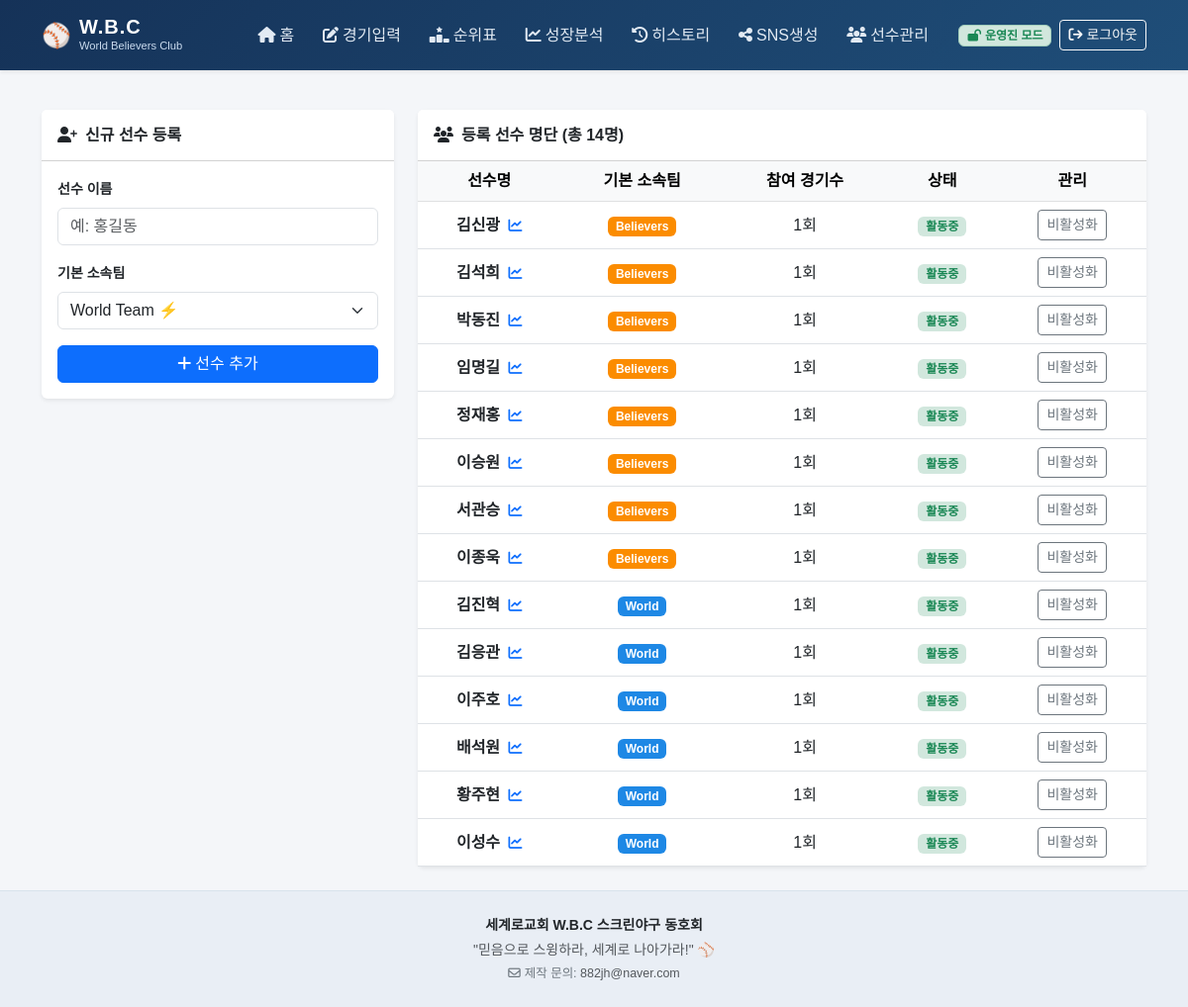
/players (signed in), run on the app's committed database.
### tables this page shows
CREATE TABLE players (
            id        INTEGER PRIMARY KEY AUTOINCREMENT,
            name      TEXT NOT NULL,
            team      TEXT NOT NULL,
            is_active INTEGER DEFAULT 1,
            created_at TEXT DEFAULT (datetime('now','localtime'))
        );

### app.py (the view)
@app.route('/players')
@admin_required
def players_page():
    conn = get_db()
    pl = conn.execute('''
        SELECT p.*,COUNT(DISTINCT br.game_id) gc
        FROM players p LEFT JOIN batting_records br ON br.player_id=p.id
        GROUP BY p.id ORDER BY p.team,p.id
    ''').fetchall()
    conn.close()
    return render_template('players.html', players=pl)

### app.py (called while the page is built)
def admin_required(f):
    @wraps(f)
    def decorated_function(*args, **kwargs):
        if not session.get('is_admin'):
            if request.is_json or request.path.startswith('/api/'):
                return jsonify({'ok': False, 'err': '운영진 권한이 필요합니다. 먼저 로그인해주세요.'}), 401
            flash('🔒 운영진 권한이 필요한 기능입니다. 비밀번호를 입력해주세요.', 'warning')
            return redirect(url_for('login_page', next=request.url))
        return f(*args, **kwargs)
    return decorated_function

@app.context_processor
def inject_auth():
    return {
        'is_admin': session.get('is_admin', False),
        'fmt_rate': fmt_rate
    }

def get_db():
    conn = sqlite3.connect(DB_PATH, timeout=10.0)
    conn.row_factory = sqlite3.Row
    conn.execute('PRAGMA foreign_keys = ON')
    conn.execute('PRAGMA journal_mode = WAL')
    conn.execute('PRAGMA busy_timeout = 5000')
    return conn

### templates/players.html (shortened to what this page needs)
{% extends 'base.html' %}
{% block content %}
<div class="row g-4">
    <div class="col-lg-4">
        <div class="card shadow-sm border-0">
            <div class="card-header bg-white py-3">
                <h6 class="fw-bold mb-0"><i class="fa-solid fa-user-plus me-2"></i>신규 선수 등록</h6>
            </div>
            <div class="card-body">
                <form method="POST" action="{{ url_for('player_add') }}">
                    <div class="mb-3">
                        <label class="form-label small fw-bold">선수 이름</label>
                        <input type="text" name="name" class="form-control" placeholder="예: 홍길동" required>
                    </div>
                    <div class="mb-3">
                        <label class="form-label small fw-bold">기본 소속팀</label>
                        <select name="team" class="form-select" required>
                            <option value="World">World Team ⚡</option>
                        </select>
                    </div>
                    <button type="submit" class="btn btn-primary w-100">
                        <i class="fa-solid fa-plus me-1"></i>선수 추가
                    </button>
                </form>
            </div>
        </div>
    </div>
    <div class="col-lg-8">
        <div class="card shadow-sm border-0">
            <div class="card-header bg-white py-3">
                <h6 class="fw-bold mb-0"><i class="fa-solid fa-users me-2"></i>등록 선수 명단 (총 {{ players|length }}명)</h6>
            </div>
            <div class="table-responsive">
                <table class="table table-hover align-middle mb-0 text-center">
                    <thead class="table-light">
                        <tr>
                            <th>선수명</th>
                            <th>기본 소속팀</th>
                            <th>참여 경기수</th>
                            <th>상태</th>
                            <th>관리</th>
                        </tr>
                    </thead>
                    <tbody>
                        {% for p in players %}
                        <tr>
                            <td class="fw-bold">
                                <a href="{{ url_for('analytics_page', player_id=p.id) }}" class="text-decoration-none text-dark hover-primary" title="성장 분석 차트 보기">
                                    {{ p.name }} <i class="fa-solid fa-chart-line text-primary small ms-1"></i>
                                </a>
                            </td>
                            <td>
                                <span class="badge {{ 'badge-world' if p.team == 'World' else 'badge-believers' }}">
                                    {{ p.team }}
                                </span>
                            </td>
                            <td>{{ p.gc }}회</td>
                            <td>
                                {% if p.is_active %}
                                <span class="badge bg-success-subtle text-success">활동중</span>
                                {% else %}
                                <span class="badge bg-secondary-subtle text-secondary">비활성</span>
                                {% endif %}
                            </td>
                            <td>
                                <form method="POST" action="{{ url_for('player_toggle', pid=p.id) }}" class="d-inline">
                                    <button type="submit" class="btn btn-sm {{ 'btn-outline-secondary' if p.is_active else 'btn-outline-success' }}">
                                        {{ '비활성화' if p.is_active else '활성화' }}
                                    </button>
                                </form>
                            </td>
                        </tr>
                        {% endfor %}
                    </tbody>
                </table>
            </div>
        </div>
    </div>
</div>
{% endblock %}

### static/css/style.css (style rules this page uses)
body { font-family: 'Noto Sans KR', sans-serif; background-color: #f4f6f9; color: #333; min-height: 100vh; display: flex; flex-direction: column; }
.badge-world { background-color: #1E88E5; color: white; }
.badge-believers { background-color: #FB8C00; color: white; }

### data on the page
players: name "김신광", team "Believers", gc "1", shows "활동중", is_active "비활성화"
players: name "김석희", team "Believers", gc "1", shows "활동중", is_active "비활성화"
players: name "박동진", team "Believers", gc "1", shows "활동중", is_active "비활성화"
players: name "임명길", team "Believers", gc "1", shows "활동중", is_active "비활성화"
players: name "정재홍", team "Believers", gc "1", shows "활동중", is_active "비활성화"
players: name "이승원", team "Believers", gc "1", shows "활동중", is_active "비활성화"
players: name "서관승", team "Believers", gc "1", shows "활동중", is_active "비활성화"
players: name "이종욱", team "Believers", gc "1", shows "활동중", is_active "비활성화"
players: name "김진혁", team "World", gc "1", shows "활동중", is_active "비활성화"
players: name "김응관", team "World", gc "1", shows "활동중", is_active "비활성화"
players: name "이주호", team "World", gc "1", shows "활동중", is_active "비활성화"
players: name "배석원", team "World", gc "1", shows "활동중", is_active "비활성화"
players: name "황주현", team "World", gc "1", shows "활동중", is_active "비활성화"
players: name "이성수", team "World", gc "1", shows "활동중", is_active "비활성화"

### other printed values
{{ players|length }} "14"
